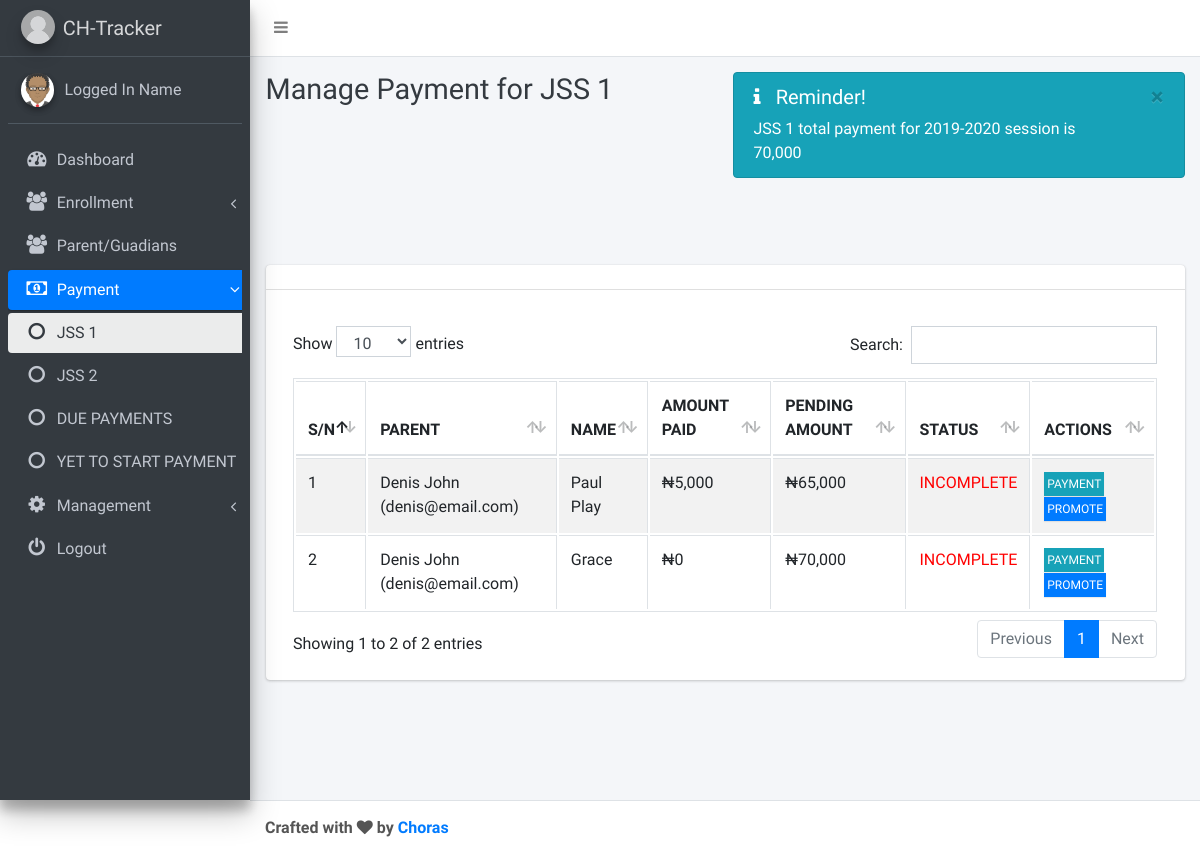
Page /admin/payment/class/1 on the committed database.
### tables this page shows
CREATE TABLE `class_tbl` (
  `ID` int(11) NOT NULL,
  `NAME` varchar(100) NOT NULL,
  `FEES` int(11) NOT NULL,
  `SESSION` varchar(100) NOT NULL,
  `CREATION_DATE` timestamp NOT NULL DEFAULT current_timestamp()
);

CREATE TABLE `settings_tbl` (
  `ID` int(11) NOT NULL,
  `NAME` varchar(100) NOT NULL,
  `ADDRESS` varchar(200) NOT NULL,
  `PHONE` varchar(100) NOT NULL,
  `SESSION` varchar(100) NOT NULL,
  `ACC_NAME` varchar(150) NOT NULL,
  `ACC_NUMBER` varchar(100) NOT NULL,
  `CREATION_DATE` timestamp NOT NULL DEFAULT current_timestamp()
);

CREATE TABLE `student` (
  `ID` int(11) NOT NULL,
  `PARENT` int(11) NOT NULL,
  `NAME` varchar(200) NOT NULL,
  `CLASS` int(11) NOT NULL,
  `SESSION` varchar(100) NOT NULL,
  `CREATION_DATE` timestamp NOT NULL DEFAULT current_timestamp()
);

CREATE TABLE `parent_tbl` (
  `ID` int(11) NOT NULL,
  `NAME` varchar(200) NOT NULL,
  `PHONE` varchar(100) NOT NULL,
  `ADDRESS` varchar(200) NOT NULL,
  `EMAIL` varchar(150) NOT NULL,
  `PASSWORD` varchar(150) NOT NULL,
  `CREATION_DATE` timestamp NOT NULL DEFAULT current_timestamp()
);

CREATE TABLE `payment_tbl` (
  `ID` int(11) NOT NULL,
  `STUDENT` int(11) NOT NULL,
  `TOTAL_AMOUNT` int(11) NOT NULL,
  `AMOUNT_PAID` int(11) NOT NULL,
  `AMOUNT_PENDING` int(11) NOT NULL,
  `SESSION` varchar(100) NOT NULL
);

### application/controllers/Admin.php (called while the page is built, shortened)
<?php
class Admin extends CI_Controller {
	function __construct() {
 		$this->load->database();
        $this->load->library('form_validation');
        $this->load->library('upload');
    }
	function payment($param1='',$param2='',$param3='',$param4=''){
		$page_data['page_name'] = 'payment';
		$page_data['class_id'] = $param2;
		$page_data['page_title'] = 'Manage Payment';
		$page_data['page_s_name'] = 'p'.$param2;
		if ($param1=='class') {
			$this->load->view('admin/payment', $page_data);
		}
	}
}

### index.php (called while the page is built, shortened)
<?php
require_once BASEPATH.'core/CodeIgniter.php';

### application/views/admin/payment.php (the view, shortened to what this page needs)
<?php
$class_name = $this->db->get_where('class_tbl',array('ID'=>$class_id))->row()->NAME;
$fees = $this->db->get_where('class_tbl',array('ID'=>$class_id))->row()->FEES;
?>
<!DOCTYPE html>
<html lang="en">
<?php include 'inc/head.php'; ?>
<body class="hold-transition sidebar-mini">
<div class="wrapper">
  <?php include 'inc/navbar.php'; ?>
  <?php include 'inc/aside.php'; ?>
  <div class="content-wrapper">
    <div class="content-header">
      <div class="container-fluid">
        <div class="row mb-2">
          <div class="col-sm-6">
            <h1 class="m-0 text-dark"><?php echo $page_title.' for '.$class_name; ?></h1>
          </div>
          <div class="col-sm-6">
            <div class="alert alert-info alert-dismissible">
              <button type="button" class="close" data-dismiss="alert" aria-hidden="true">×</button>
              <h5><i class="icon fa fa-info"></i> Reminder!</h5>
              <?php echo $class_name.' total payment for '.$current_session.' session is '.number_format($fees); ?>
            </div>
          </div>
        </div>
      </div>
    </div>
    <div class="content">
      <div class="container-fluid">
        <div class="row">
          <div class="col-12">
            <div class="row mt-5">
              <div class="col-md-12">
                <div class="card">
                  <div class="card-header card-info">
                  </div>
                  <div class="card-body mt-3 table-responsive">
                    <table class="table table-bordered table-striped" id="example1">
                      <thead>
                        <tr>
                          <th>S/N</th>
                          <th>PARENT</th>
                          <th>NAME</th>
                          <th>AMOUNT PAID</th>
                          <th>PENDING AMOUNT</th>
                          <th>STATUS</th>
                          <th>ACTIONS</th>
                        </tr>
                      </thead>
                      <tbody>
                        <?php
                        $count = 1;
                        $this->db->where('CLASS', $class_id);
                        $this->db->where('SESSION', $current_session);
                        $student = $this->db->get('student')->result_array();
                        foreach ($student as $row):
                          $amount_paid = $this->db->get_where('payment_tbl',array('STUDENT'=>$row['ID'], 'SESSION'=>$current_session))->row()->AMOUNT_PAID;
                          $amount_pending = $this->db->get_where('payment_tbl',array('STUDENT'=>$row['ID'], 'SESSION'=>$current_session))->row()->AMOUNT_PENDING;
                          $total_amount = $this->db->get_where('payment_tbl',array('STUDENT'=>$row['ID'], 'SESSION'=>$current_session))->row()->TOTAL_AMOUNT;
                        ?>
                        <tr>
                          <td><?php echo $count++; ?></td>
                          <td>
                            <?php echo $this->db->get_where('parent_tbl',array('ID'=>$row['PARENT']))->row()->NAME.' ('.$this->db->get_where('parent_tbl',array('ID'=>$row['PARENT']))->row()->EMAIL.')'; ?>
                          </td>
                          <td><?php echo $row['NAME']; ?></td>
                          <td><?php echo '&#8358;'.number_format($amount_paid) ?></td>
                          <td><?php echo '&#8358;'.number_format($amount_pending) ?></td>
                          <td><?php if($amount_paid>=$total_amount){echo '<span style="color:green;">COMPLETED</span>';}else{ echo '<span style="color:red;">INCOMPLETE</span>'; } ?></td>
                          <td>
                            <a style="padding: 2px; font-size: 12px;" href="<?php echo base_url() ?>admin/payment/single/<?php echo $class_id ?>/<?php echo $row['ID'] ?>" class="btn btn-sm btn-info">PAYMENT</a>
                            <button style="padding: 2px; font-size: 12px;" class="btn btn-sm btn-primary">PROMOTE</button>
                          </td>
                        </tr>
                        <?php
                        endforeach;
                        ?>
                      </tbody>
                    </table>
                  </div>
                </div>
              </div>
            </div>
          </div>
        </div>
      </div>
    </div>
  </div>
  <?php include 'inc/footer.php'; ?>
</div>
</body>
</html>

### application/views/admin/inc/aside.php (shortened to what this page needs)
<aside class="main-sidebar sidebar-dark-primary elevation-4">
    <a href="#" class="brand-link">
      <img src="<?php echo base_url() ?>uploads/logo.png" alt="School Logo" class="brand-image img-circle elevation-3"
           style="opacity: .8">
      <span class="brand-text font-weight-light">CH-Tracker</span>
    </a>
    <div class="sidebar">
      <div class="user-panel mt-3 pb-3 mb-3 d-flex">
        <div class="image">
          <img src="<?php echo base_url() ?>assets/backend/dist/img/avatar.png" class="img-circle elevation-2" alt="User Image">
        </div>
        <div class="info">
          <a href="#" class="d-block">Logged In Name</a>
        </div>
      </div>
      <nav class="mt-2">
        <ul class="nav nav-pills nav-sidebar flex-column" data-widget="treeview" role="menu" data-accordion="false">
          <li class="nav-item">
            <a href="<?php echo base_url() ?>admin" class="nav-link <?php if($page_name=='dashboard') echo 'active'; ?>">
              <i class="nav-icon fa fa-dashboard"></i>
              <p>
                Dashboard
              </p>
            </a>
          </li>
         <li class="nav-item has-treeview  <?php if($page_name=='enrollment') echo 'menu-open'; ?>">
            <a href="#" class="nav-link <?php if($page_name=='enrollment') echo 'active'; ?>">
              <i class="nav-icon fa fa-users"></i>
              <p>
                Enrollment
                <i class="right fa fa-angle-left"></i>
              </p>
            </a>
              <?php
              $this->db->where('SESSION', $current_session);
              $class = $this->db->get('class_tbl')->result_array();
              ?>
          </li>
          <li class="nav-item">
            <a href="<?php echo base_url() ?>admin/parent" class="nav-link <?php if($page_name=='parent') echo 'active'; ?>">
              <i class="nav-icon fa fa-users"></i>
              <p>
                Parent/Guadians
              </p>
            </a>
          </li>
          <li class="nav-item has-treeview  <?php if($page_name=='payment') echo 'menu-open'; ?>">
            <a href="#" class="nav-link <?php if($page_name=='payment') echo 'active'; ?>">
              <i class="nav-icon fa fa-money"></i>
              <p>
                Payment
                <i class="right fa fa-angle-left"></i>
              </p>
            </a>
            <ul class="nav nav-treeview">
              <?php
              $this->db->where('SESSION', $current_session);
              $class = $this->db->get('class_tbl')->result_array();
              foreach ($class as $row):
              ?>
              <li class="nav-item">
                <a href="<?php echo base_url() ?>admin/payment/class/<?php echo $row['ID'] ?>" class="nav-link  <?php if($page_s_name=='p'.$row['ID']) echo 'active'; ?>">
                  <i class="fa fa-circle-o nav-icon"></i>
                  <p><?php echo $row['NAME']; ?></p>
                </a>
              </li>
              <?php
              endforeach;
              ?>
              <li class="nav-item">
                <a href="<?php echo base_url() ?>admin/payment/due_payment" class="nav-link <?php if($page_s_name=='due_pay') echo 'active'; ?>">
                  <i class="fa fa-circle-o nav-icon"></i>
                  <p>DUE PAYMENTS</p>
                </a>
              </li>
              <li class="nav-item">
                <a href="" class="nav-link">
                  <i class="fa fa-circle-o nav-icon"></i>
                  <p>YET TO START PAYMENT</p>
                </a>
              </li>
            </ul>
          </li>
          <li class="nav-item has-treeview  <?php if($page_name=='management') echo 'menu-open'; ?>">
            <a href="#" class="nav-link <?php if($page_name=='management') echo 'active'; ?>">
              <i class="nav-icon fa fa-cog"></i>
              <p>
                Management
                <i class="right fa fa-angle-left"></i>
              </p>
            </a>
          </li>
          <li class="nav-item">
            <a href="<?php echo base_url() ?>authe/logout" class="nav-link">
              <i class="nav-icon fa fa-power-off"></i>
              <p>
                Logout
              </p>
            </a>
          </li>
        </ul>
      </nav>
    </div>
  </aside>

### assets/backend/custom.css (style rules this page uses)
.btn { display: inline-block; font-weight: 400; text-align: center; white-space: nowrap; vertical-align: middle; user-select: none; border: 1px solid transparent; padding: .375rem .75rem; font-size: 1rem; line-height: 1.5; border-radius: 0rem; transition: color .15s ease-in-out,background-color .15s ease-in-out,border-color .15s ease-in-out,box-shadow .15s ease-in-out; }

### rows in the picture
class_tbl: NAME "JSS 1", FEES "70,000"
class_tbl: NAME "JSS 2"
settings_tbl: SESSION "2019-2020"
student: PARENT.NAME "Denis John", PARENT.EMAIL "denis@email.com", NAME "Paul Play", ID.AMOUNT_PAID "5,000", ID.AMOUNT_PENDING "65,000", shows "INCOMPLETE"
student: PARENT.NAME "Denis John", PARENT.EMAIL "denis@email.com", NAME "Grace", ID.AMOUNT_PAID "0", ID.AMOUNT_PENDING "70,000", shows "INCOMPLETE"

### other values in the picture
$page_title "Manage Payment"
